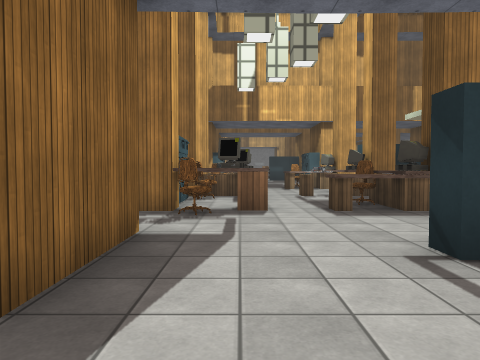
view 1 (above)

24 first-person views from a walk through a 3-D level made in the Unity game engine. The camera is 1.3 m above the floor, tilts 2° down and sees 70° across. The floor is counted in squares, 2 m on a side. Each view is taken from the middle of a square. On the plan, view 1 faces up. The plan holds only what a view shows up to about 10 squares ahead; the rest is blank. The place goes on beyond the plan. The player is left out. Some surface patterns are stand-ins.

view 2
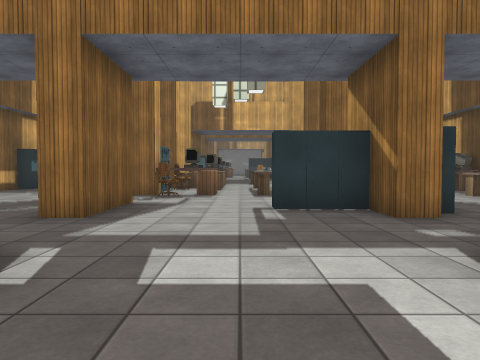

view 3
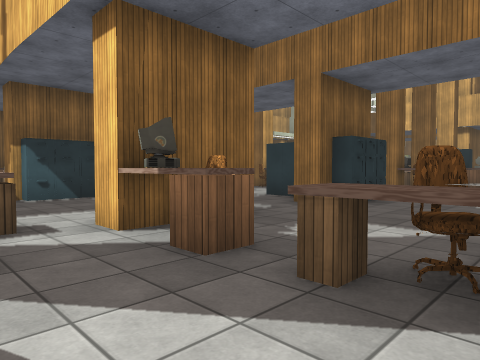

view 4
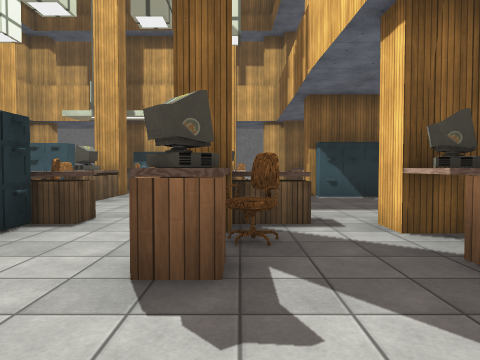

view 5
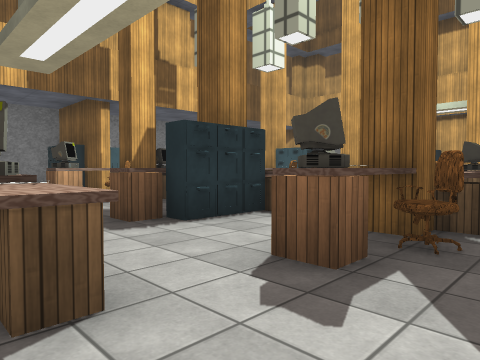

view 6
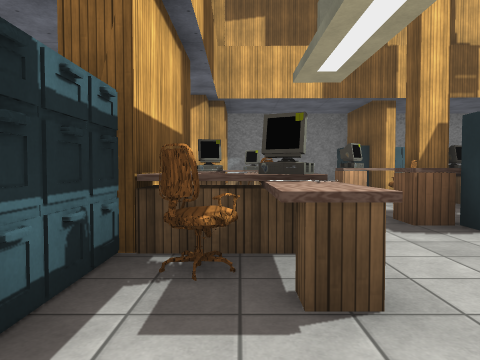

view 7
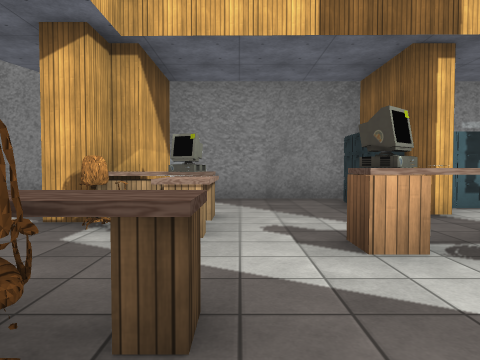

view 8
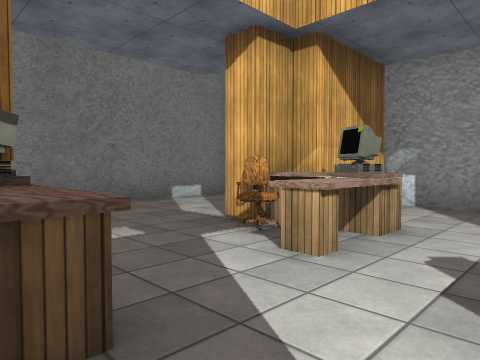

view 9
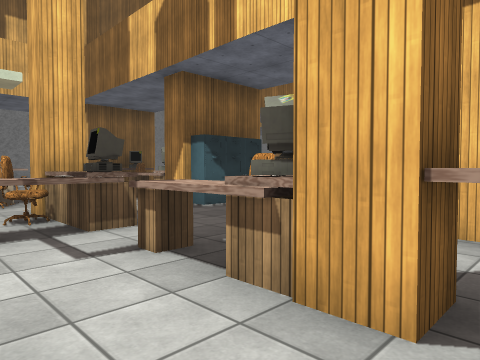

view 10
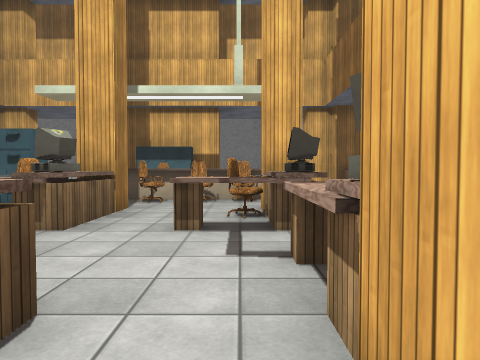

view 11
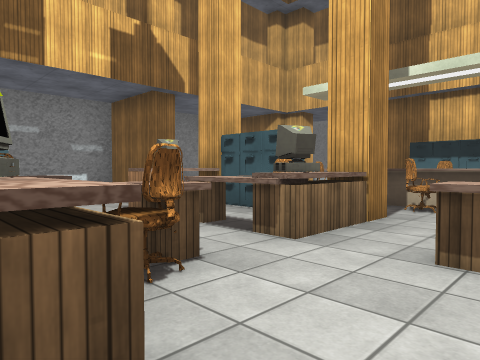

view 12
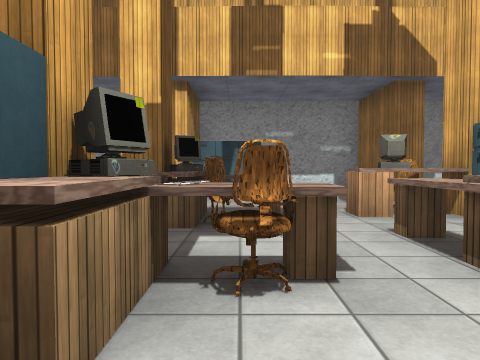

view 13
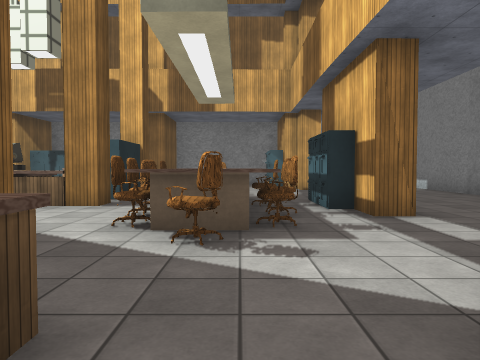

view 14
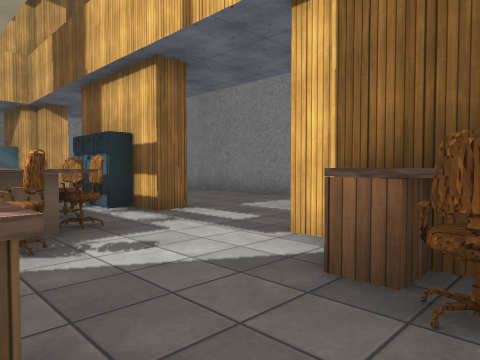

view 15
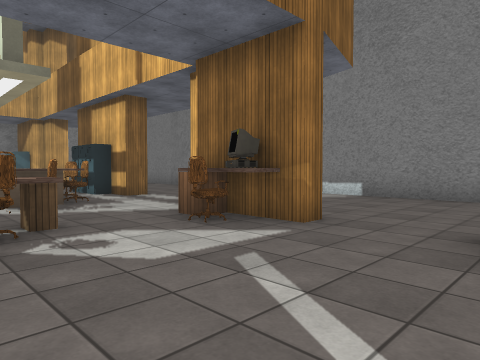

view 16
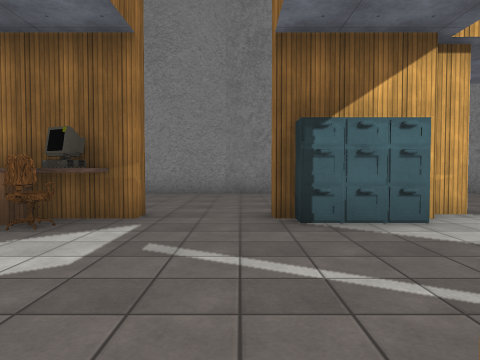

view 17
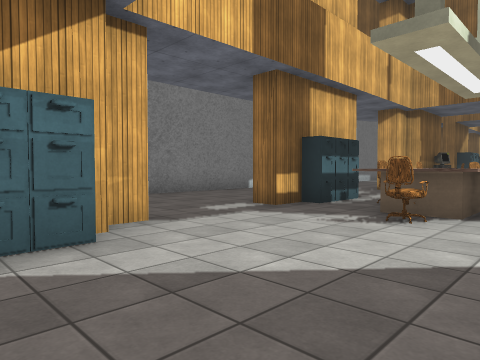

view 18
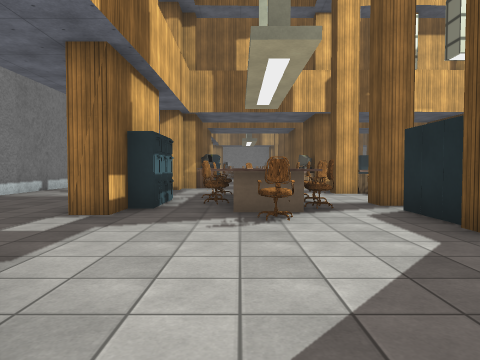

view 19
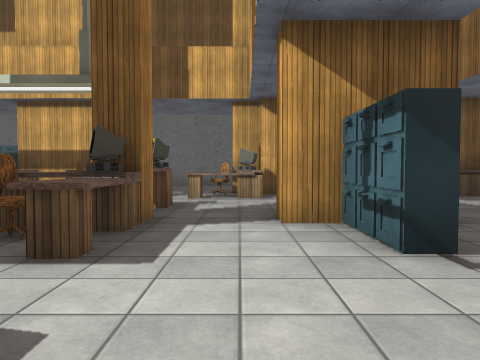

view 20
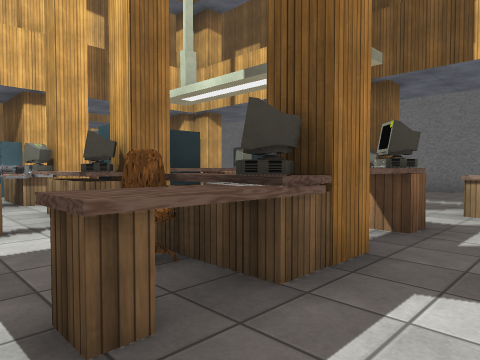

view 21
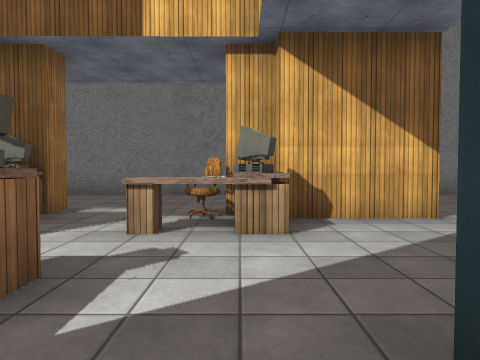

view 22
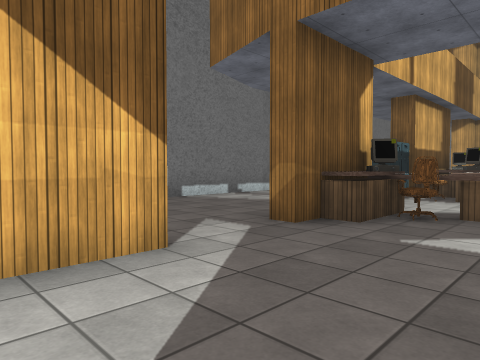

view 23
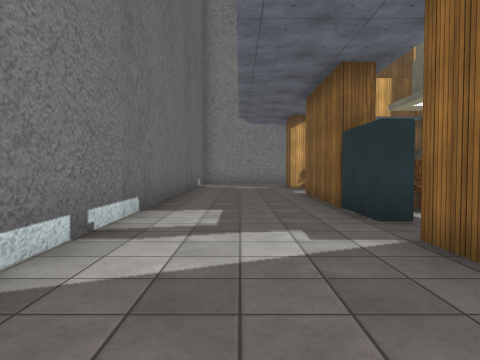

view 24
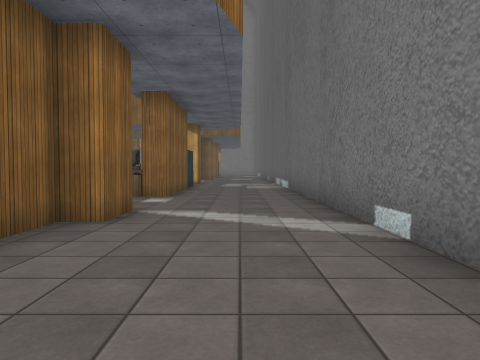

### Floor plan
Points are (right, up) in squares from view 1. A wall is a line through its corners. A room is listed if a view was taken in it or the views show most of it. See-through windows are left out.
Room 1 (views 1, 2, 3, 4, 5, 6, 7, 8, 9, 10, 11, 12, 13, 14, 15, 16, 17, 18, 19, 20, 21, 22, 23, 24)
walls: (-1, -2.4) (-1.5, -2.4); (3.6, -2.4) (3, -2.4); (3.6, 1.4) (3, 1.4) (3, 3.5); (-1, -4) (-1, -4.7) (-1.6, -4.7); (-1, 3.6) (-1, 1.4) (-1.6, 1.4); (-5.4, -1.4) (-5.4, -2.4) (-5.8, -2.4) (-5.8, -3.1); (7.4, 1.4) (7.4, 3.6); (-1.6, -7.5) (-1.6, -6.8) (-1, -6.8) (-1, -7.5); (8.4, -2.2) (8.4, -3.1); (-5.8, 4.2) (-5.8, 3.6); (8.4, 3.5) (8.4, 3.1) (7.8, 3.1) (7.8, 2.1); (-6.4, -5.6) (-5.8, -5.6) (-5.8, -8.5); (-1, 7.9) (-1.6, 7.9) (-1.6, 8.5); (3.5, 7.9) (3, 7.9) (3, 8.4); (7.8, -7.4) (7.8, -5.5) (8.4, -5.5) (8.4, -7.4); (11.5, 1.1) (11.5, 9); (-5.8, 7.5) (-5.8, 6.7) (-6.4, 6.7); (3, -11.8) (3.6, -11.8); (-9.7, 1.9) (-9.7, -2.8); (-1.8, -11.8) (-1, -11.8) (-1, -13.9); (-9.7, -5.9) (-9.7, -11.1); (-1, 10.6) (-1.6, 10.6); (-6.2, -11.1) (-5.8, -11.1); (8.4, 9) (8.4, 6.7) (7.8, 6.7) (7.8, 9.5); (7.4, -11.8) (7.8, -11.8) (7.8, -11.4); (-1.4, -14.3) (1, -14.3); (3.8, -14.3) (7.6, -14.3); (-3.5, -14.3) (-3, -14.3); (-9.7, 8.5) (-9.7, 6.4); (7.4, -13.9) (7.4, -12.4); (10.1, -14.3) (11, -14.3); (-9.7, 11.5) (-9.7, 10.1); (11.5, -14.1) (11.5, -0.9)
objects: other object (-6, -7); other object (-6, 8); other object (-5, -13) to (-5, -12); other object (-5, -2); other object (-5, -1); other object (-5, 2) to (-5, 3); other object (-5, 9); other object (-4, -9); other object (-4, -7); other object (-4, -6); other object (-4, -5); other object (-4, -4); other object (-4, 7); other object (-4, 8); other object (-4, 10); other object (-4, 11) to (-3, 11); other object (-3, -8); other object (-3, -7); other object (-3, -6); other object (-3, -5); other object (-3, -2); other object (-3, 7) to (-3, 8); other object (-3, 9); other object (-3, 10); other object (-2, -2); other object (-2, -1); other object (-1, -10); other object (-1, -9); other object (-1, -8); other object (-1, -5); other object (-1, -1); other object (-1, 5); other object (-1, 6); other object (-1, 7); other object (0, -10); other object (0, -8); other object (0, -7); other object (0, -5); other object (0, -4); other object (0, 5); other object (0, 6); other object (0, 8); other object (0, 11); other object (1, -10); other object (1, -7); other object (1, -4); other object (1, 8); other object (2, -13); other object (2, -10); other object (2, -9); other object (2, -7); other object (2, -4); other object (2, 3); other object (2, 5); other object (2, 6); other object (2, 8); other object (2, 11); other object (3, -10); other object (3, -9); other object (3, -7); other object (3, -6); other object (3, -4); other object (3, -3); other object (3, 6); other object (3, 9); other object (3, 11); other object (4, -13) to (4, -12); other object (4, -10) to (5, -10); other object (4, -9); other object (4, -7) to (5, -7); other object (4, -4); other object (4, -2); other object (4, 2) to (4, 3); other object (4, 5) to (5, 6); other object (4, 6); other object (4, 8) to (5, 8); other object (4, 9); other object (5, -4); other object (5, -2); other object (6, -8); other object (6, -5); other object (6, -2); other object (6, 5); other object (6, 7); other object (7, -12); other object (7, -11) to (8, -11); other object (7, -8); other object (7, -6); other object (7, -5); other object (7, -2); other object (7, -1); other object (7, 4); other object (7, 7); other object (8, -8); other object (8, -5) to (8, -4); other object (8, 4); other object (8, 10) to (8, 11)

Positions as (right, up) in squares from view 1, and headings:
1: (0, 0), facing up
2: (1, -3), facing up
3: (7, -4), facing up-left
4: (7, -4), facing left
5: (7, -3), facing down-left
6: (7, -3), facing down
7: (6, -7), facing down
8: (5, -8), facing down-right
9: (4, -6), facing up-left
10: (4, -5), facing left
11: (3, -5), facing down-left
12: (2, -5), facing down
13: (-4, -1), facing down
14: (-3, -1), facing down-left
15: (-2, 2), facing down-left
16: (-1, 1), facing left
17: (-2, 2), facing up-left
18: (-4, 2), facing up
19: (-1, 4), facing right
20: (1, 4), facing up-right
21: (3, 4), facing right
22: (5, 3), facing down-right
23: (10, 0), facing down
24: (10, -1), facing up
